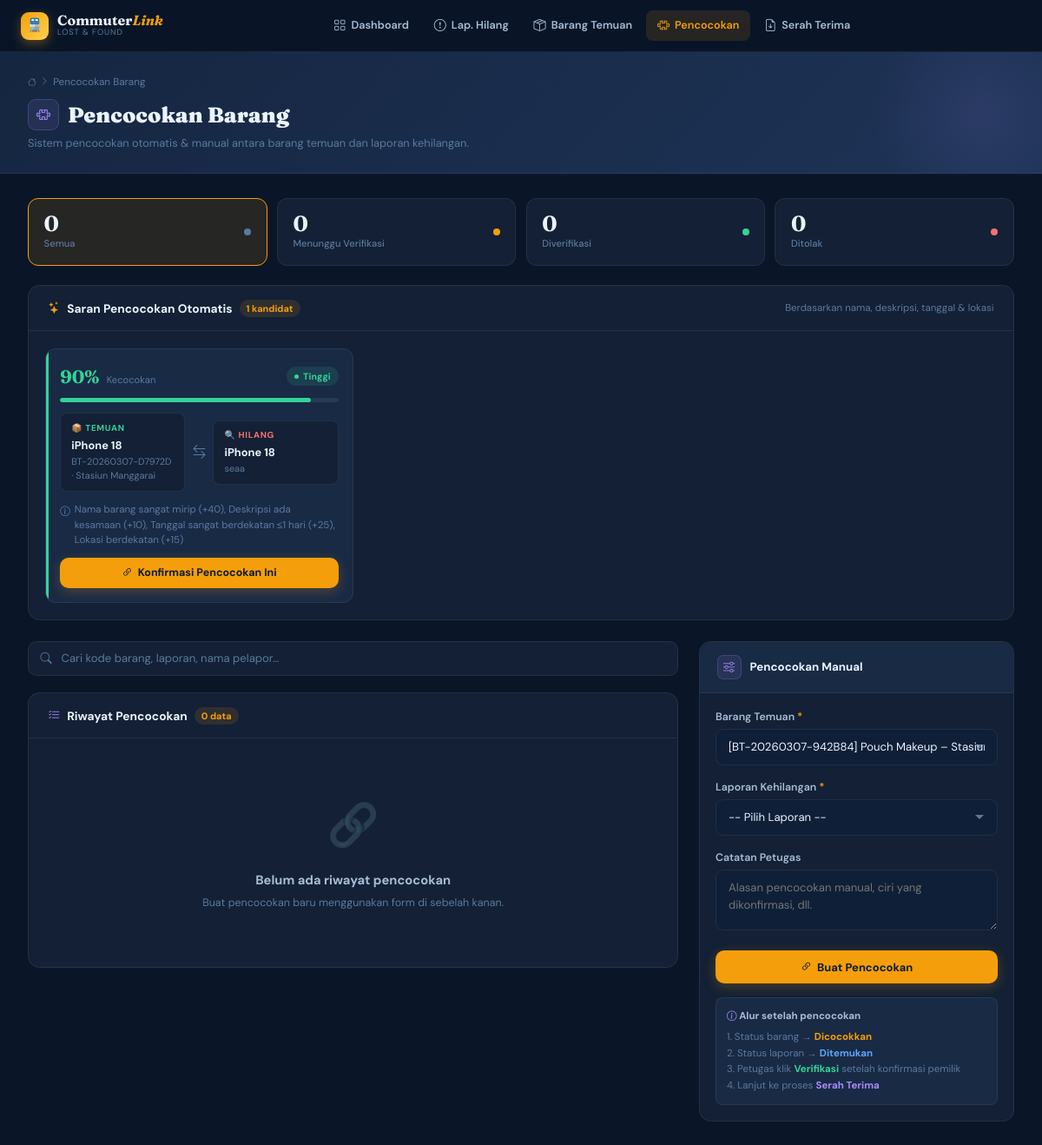
The app's page /pencocokan.php?barang_id=1 (signed in) with its own data.
### tables this page shows
CREATE TABLE `barang_temuan` (
  `id` bigint NOT NULL,
  `kode_barang` varchar(30) NOT NULL,
  `petugas_id` bigint NOT NULL,
  `nama_barang` varchar(150) NOT NULL,
  `kategori` varchar(50) DEFAULT NULL,
  `deskripsi` text,
  `warna` varchar(50) DEFAULT NULL,
  `merek` varchar(100) DEFAULT NULL,
  `lokasi_ditemukan` varchar(150) NOT NULL,
  `no_krl` varchar(50) DEFAULT NULL,
  `waktu_ditemukan` datetime NOT NULL,
  `foto_barang` varchar(255) DEFAULT NULL,
  `catatan` text,
  `status` enum('tersimpan','dicocokkan','diklaim','diserahkan') DEFAULT 'tersimpan',
  `created_at` datetime DEFAULT CURRENT_TIMESTAMP,
  `created_by` bigint DEFAULT NULL,
  `updated_at` datetime DEFAULT CURRENT_TIMESTAMP ON UPDATE CURRENT_TIMESTAMP,
  `updated_by` bigint DEFAULT NULL,
  `deleted_at` datetime DEFAULT NULL,
  `deleted_by` bigint DEFAULT NULL
);

CREATE TABLE `laporan_kehilangan` (
  `id` bigint NOT NULL,
  `no_laporan` varchar(30) NOT NULL,
  `user_id` bigint NOT NULL,
  `nama_barang` varchar(150) NOT NULL,
  `kategori` varchar(50) DEFAULT NULL,
  `deskripsi` text,
  `warna` varchar(50) DEFAULT NULL,
  `merek` varchar(100) DEFAULT NULL,
  `lokasi_hilang` varchar(150) NOT NULL,
  `no_krl` varchar(50) DEFAULT NULL,
  `waktu_hilang` datetime NOT NULL,
  `foto_barang` varchar(255) DEFAULT NULL,
  `catatan` text,
  `ditangani_oleh` bigint DEFAULT NULL,
  `id_pelapor_jenis` varchar(30) DEFAULT NULL,
  `id_pelapor_no` varchar(50) DEFAULT NULL,
  `status` enum('diproses','ditemukan','selesai','ditutup') DEFAULT 'diproses',
  `created_at` datetime DEFAULT CURRENT_TIMESTAMP,
  `created_by` bigint DEFAULT NULL,
  `updated_at` datetime DEFAULT CURRENT_TIMESTAMP ON UPDATE CURRENT_TIMESTAMP,
  `updated_by` bigint DEFAULT NULL,
  `deleted_at` datetime DEFAULT NULL,
  `deleted_by` bigint DEFAULT NULL
);

CREATE TABLE `users` (
  `id` bigint NOT NULL,
  `nama` varchar(100) NOT NULL,
  `email` varchar(100) NOT NULL,
  `no_telepon` varchar(20) DEFAULT NULL,
  `telp` varchar(20) DEFAULT NULL,
  `password` varchar(255) NOT NULL,
  `role` enum('pelapor','petugas') NOT NULL,
  `created_at` datetime DEFAULT CURRENT_TIMESTAMP,
  `created_by` bigint DEFAULT NULL,
  `updated_at` datetime DEFAULT CURRENT_TIMESTAMP ON UPDATE CURRENT_TIMESTAMP,
  `updated_by` bigint DEFAULT NULL,
  `deleted_at` datetime DEFAULT NULL,
  `deleted_by` bigint DEFAULT NULL,
  `bio` text,
  `stasiun` varchar(100) DEFAULT NULL,
  `avatar` varchar(255) DEFAULT NULL
);

### pencocokan.php (the view, shortened to what this page needs)
<?php
$pdo  = getDB();
function calcMatchScore(array $found, array $lost): array {
    $score    = 0;
    $criteria = [];
    $foundNama = strtolower(trim($found['nama_barang'] ?? ''));
    $lostNama  = strtolower(trim($lost['nama_barang'] ?? ''));
    if ($foundNama && $lostNama) {
        similar_text($foundNama, $lostNama, $pct);
        if ($pct >= 80)      { $score += 40; $criteria[] = 'Nama barang sangat mirip (+40)'; }
        elseif ($pct >= 60)  { $score += 25; $criteria[] = 'Nama barang cukup mirip (+25)'; }
        elseif ($pct >= 40)  { $score += 10; $criteria[] = 'Nama barang agak mirip (+10)'; }
        else {
            $fWords = explode(' ', $foundNama);
            $lWords = explode(' ', $lostNama);
            $common = count(array_intersect($fWords, $lWords));
            if ($common > 0) { $score += $common * 8; $criteria[] = "Kata kunci nama cocok ({$common} kata, +" . ($common*8) . ')'; }
        }
    }
    $foundDesk = strtolower(trim($found['deskripsi'] ?? ''));
    $lostDesk  = strtolower(trim($lost['deskripsi']  ?? ''));
    if ($foundDesk && $lostDesk) {
        $fWords = array_filter(explode(' ', $foundDesk), fn($w) => strlen($w) > 3);
        $lWords = array_filter(explode(' ', $lostDesk),  fn($w) => strlen($w) > 3);
        $common = count(array_intersect($fWords, $lWords));
        if ($common >= 3)     { $score += 20; $criteria[] = "Deskripsi banyak kesamaan (+20)"; }
        elseif ($common >= 1) { $score += 10; $criteria[] = "Deskripsi ada kesamaan (+10)"; }
    }
    if (!empty($found['waktu_ditemukan']) && !empty($lost['waktu_hilang'])) {
        $diff = abs(strtotime($found['waktu_ditemukan']) - strtotime($lost['waktu_hilang']));
        if ($diff <= 86400)       { $score += 25; $criteria[] = 'Tanggal sangat berdekatan ≤1 hari (+25)'; }
        elseif ($diff <= 86400*3) { $score += 15; $criteria[] = 'Tanggal berdekatan ≤3 hari (+15)'; }
    }
    $foundLoc = strtolower(trim($found['lokasi_ditemukan'] ?? ''));
    $lostLoc  = strtolower(trim($lost['lokasi_hilang']    ?? ''));
    if ($foundLoc && $lostLoc) {
        $fWords = array_filter(explode(' ', $foundLoc), fn($w) => strlen($w) > 3);
        $lWords = array_filter(explode(' ', $lostLoc),  fn($w) => strlen($w) > 3);
        if (count(array_intersect($fWords, $lWords)) > 0) {
            $score += 15; $criteria[] = 'Lokasi berdekatan (+15)';
        }
    }
    return ['score' => min($score, 100), 'criteria' => $criteria];
}
$filterStatus = trim($_GET['status'] ?? '');
$search       = trim($_GET['q']      ?? '');
$where  = "p.deleted_at IS NULL";
$params = [];
$matches = $pdo->prepare("
    SELECT
        p.*,
        bt.kode_barang, bt.nama_barang AS barang_nama,
        bt.deskripsi AS barang_deskripsi, bt.foto_barang,
        bt.lokasi_ditemukan, bt.waktu_ditemukan,
        lk.no_laporan, lk.nama_barang AS laporan_nama,
        lk.lokasi_hilang, lk.waktu_hilang, lk.deskripsi AS laporan_deskripsi,
        u_lap.nama AS nama_pelapor,
        u_pet.nama AS nama_petugas
    FROM pencocokan p
    JOIN barang_temuan bt       ON p.barang_id  = bt.id
    JOIN laporan_kehilangan lk  ON p.laporan_id = lk.id
    LEFT JOIN users u_lap ON lk.user_id    = u_lap.id
    LEFT JOIN users u_pet ON p.petugas_id  = u_pet.id
    WHERE $where
    ORDER BY p.created_at DESC
    LIMIT 100
");
$matches->execute($params);
$matchList = $matches->fetchAll(PDO::FETCH_ASSOC);
$counts = ['all' => 0, 'menunggu_verifikasi' => 0, 'diverifikasi' => 0, 'ditolak' => 0];
$barangList = $pdo->query("
    SELECT id, kode_barang, nama_barang, deskripsi, lokasi_ditemukan, waktu_ditemukan
    FROM barang_temuan
    WHERE deleted_at IS NULL AND status = 'tersimpan'
    ORDER BY created_at DESC LIMIT 100
")->fetchAll(PDO::FETCH_ASSOC);
$laporanList = $pdo->query("
    SELECT lk.id, lk.no_laporan, lk.nama_barang, lk.deskripsi,
           lk.waktu_hilang, lk.lokasi_hilang, u.nama AS nama_pelapor
    FROM laporan_kehilangan lk
    LEFT JOIN users u ON lk.user_id = u.id
    WHERE lk.deleted_at IS NULL AND lk.status = 'diproses'
    ORDER BY lk.created_at DESC LIMIT 100
")->fetchAll(PDO::FETCH_ASSOC);
$suggestions = [];
foreach ($laporanList as $laporan) {
    foreach ($barangList as $barang) {
        $result = calcMatchScore($barang, $laporan);
        if ($result['score'] >= 30) {
            $cek = $pdo->prepare("SELECT id FROM pencocokan WHERE laporan_id=? AND barang_id=? AND deleted_at IS NULL LIMIT 1");
            $cek->execute([$laporan['id'], $barang['id']]);
            if (!$cek->fetch()) {
                $suggestions[] = [
                    'barang'   => $barang,
                    'laporan'  => $laporan,
                    'score'    => $result['score'],
                    'criteria' => implode(', ', $result['criteria']),
                ];
            }
        }
    }
}
usort($suggestions, fn($a, $b) => $b['score'] - $a['score']);
$suggestions = array_slice($suggestions, 0, 9);
$preBarangId  = intval($_GET['barang_id']  ?? 0);
?>
<!DOCTYPE html>
<html lang="id">
<head>
  <link href="https://cdn.jsdelivr.net/npm/bootstrap@5.3.2/dist/css/bootstrap.min.css" rel="stylesheet">
  <link href="https://cdn.jsdelivr.net/npm/bootstrap-icons@1.11.3/font/bootstrap-icons.min.css" rel="stylesheet">
</head>
<body>
<nav class="cl-navbar">
  <a href="index_petugas.php" class="cl-brand">
    <div class="cl-brand-icon">🚆</div>
    <div>
      <div class="cl-brand-name">Commuter<em>Link</em></div>
      <div class="cl-brand-sub">Lost &amp; Found</div>
    </div>
  </a>
  <div class="cl-nav-links">
    <a href="index_petugas.php"              class="cl-nav-link"><i class="bi bi-grid"></i> Dashboard</a>
    <a href="laporan_kehilangan.php" class="cl-nav-link"><i class="bi bi-exclamation-circle"></i> Lap. Hilang</a>
    <a href="barang_temuan.php"      class="cl-nav-link"><i class="bi bi-box-seam"></i> Barang Temuan</a>
    <a href="pencocokan.php"         class="cl-nav-link active"><i class="bi bi-puzzle"></i> Pencocokan</a>
    <a href="serah_terima.php"       class="cl-nav-link"><i class="bi bi-file-earmark-arrow-down"></i> Serah Terima</a>
  </div>
</nav>
<div class="page-header">
  <div class="ph-inner">
    <div class="bc">
      <a href="index_petugas.php"><i class="bi bi-house"></i></a>
      <i class="bi bi-chevron-right"></i>
      <span>Pencocokan Barang</span>
    </div>
    <div class="ph-title">
      <div class="ph-icon"><i class="bi bi-puzzle"></i></div>
      Pencocokan Barang
    </div>
    <div class="ph-sub">Sistem pencocokan otomatis &amp; manual antara barang temuan dan laporan kehilangan.</div>
  </div>
</div>
<div class="main-wrap">
  <div class="stat-strip fade-up">
    <?php
    $strips = [
      ['key'=>'all',                 'lbl'=>'Semua',              'dot'=>'#5A7A9E','href'=>'pencocokan.php'],
      ['key'=>'menunggu_verifikasi', 'lbl'=>'Menunggu Verifikasi','dot'=>'#F59E0B','href'=>'pencocokan.php?status=menunggu_verifikasi'],
      ['key'=>'diverifikasi',        'lbl'=>'Diverifikasi',       'dot'=>'#34D399','href'=>'pencocokan.php?status=diverifikasi'],
      ['key'=>'ditolak',             'lbl'=>'Ditolak',            'dot'=>'#F87171','href'=>'pencocokan.php?status=ditolak'],
    ];
    foreach ($strips as $s):
      $isActive = ($s['key']==='all' && !$filterStatus) || ($s['key']===$filterStatus);
    ?>
    <a href="<?= $s['href'] ?>" class="ss-item <?= $isActive?'active':'' ?>">
      <div>
        <div class="ss-num"><?= $counts[$s['key']] ?></div>
        <div class="ss-lbl"><?= $s['lbl'] ?></div>
      </div>
      <div class="ss-dot" style="background:<?= $s['dot'] ?>;"></div>
    </a>
    <?php endforeach; ?>
  </div>
  <?php if (!empty($suggestions)): ?>
  <div class="cl-card fade-up d1 mb-4">
    <div class="cl-card-head">
      <div class="cl-card-title">
        <i class="bi bi-stars" style="color:var(--amber);"></i>
        Saran Pencocokan Otomatis
        <span class="count-pill"><?= count($suggestions) ?> kandidat</span>
      </div>
      <span style="font-size:.72rem;color:var(--text-3);">Berdasarkan nama, deskripsi, tanggal &amp; lokasi</span>
    </div>
    <div class="suggest-grid">
      <?php foreach ($suggestions as $s):
        $scoreClass = $s['score'] >= 70 ? 'high' : ($s['score'] >= 50 ? 'medium' : 'low');
      ?>
      <div class="suggest-card <?= $scoreClass ?>">
        <div class="score-header">
          <div>
            <span class="score-num <?= $scoreClass ?>"><?= $s['score'] ?>%</span>
            <span style="font-size:.7rem;color:var(--text-3);margin-left:4px;">Kecocokan</span>
          </div>
          <span class="st-badge <?= $scoreClass==='high'?'st-verified':($scoreClass==='medium'?'st-wait':'st-rejected') ?>">
            <?= $scoreClass==='high'?'Tinggi':($scoreClass==='medium'?'Sedang':'Rendah') ?>
          </span>
        </div>
        <div class="score-bar">
          <div class="score-bar-fill <?= $scoreClass ?>" style="width:<?= $s['score'] ?>%"></div>
        </div>
        <div class="match-pair">
          <div class="pair-box">
            <div class="pair-label" style="color:var(--success);">📦 Temuan</div>
            <div class="pair-name"><?= htmlspecialchars($s['barang']['nama_barang']) ?></div>
            <div class="pair-sub"><?= htmlspecialchars($s['barang']['kode_barang']) ?> · <?= htmlspecialchars($s['barang']['lokasi_ditemukan']) ?></div>
          </div>
          <div class="pair-arrow"><i class="bi bi-arrow-left-right"></i></div>
          <div class="pair-box">
            <div class="pair-label" style="color:var(--danger);">🔍 Hilang</div>
            <div class="pair-name"><?= htmlspecialchars($s['laporan']['nama_barang']) ?></div>
            <div class="pair-sub"><?= htmlspecialchars($s['laporan']['nama_pelapor'] ?? '—') ?></div>
          </div>
        </div>
        <div class="criteria-text">
          <i class="bi bi-info-circle"></i>
          <?= htmlspecialchars($s['criteria'] ?: 'Tidak ada kriteria spesifik') ?>
        </div>
        <form method="POST">
          <button type="submit" class="btn-cl btn-amber w-100" style="justify-content:center;font-size:.78rem;padding:.5rem;">
            <i class="bi bi-link-45deg"></i> Konfirmasi Pencocokan Ini
          </button>
        </form>
      </div>
      <?php endforeach; ?>
    </div>
  </div>
  <?php endif; ?>
  <div class="row g-4">
    <div class="col-lg-8">
      <div class="cl-toolbar fade-up d1">
        <form method="GET" class="cl-search">
          <input type="text" name="q" placeholder="Cari kode barang, laporan, nama pelapor…" value="<?= htmlspecialchars($search) ?>">
        </form>
      </div>
      <div class="cl-card fade-up d2">
        <div class="cl-card-head">
          <div class="cl-card-title">
            <i class="bi bi-list-check"></i>
            Riwayat Pencocokan
            <span class="count-pill"><?= count($matchList) ?> data</span>
          </div>
        </div>
        <?php if (empty($matchList)): ?>
        <div class="empty-state">
          <span class="empty-icon">🔗</span>
          <div class="empty-title">Belum ada riwayat pencocokan</div>
          <div class="empty-sub"><?= $search || $filterStatus ? 'Tidak ada hasil untuk filter ini.' : 'Buat pencocokan baru menggunakan form di sebelah kanan.' ?></div>
        </div>
        <?php endif; ?>
      </div>
    </div>
    <div class="col-lg-4">
      <div class="form-card fade-up d1">
        <div class="form-card-head">
          <div class="fch-icon"><i class="bi bi-sliders"></i></div>
          <div class="fch-title">Pencocokan Manual</div>
        </div>
        <div class="form-body">
          <form method="POST" id="manualForm" autocomplete="off">
            <div class="mb-3">
              <label class="cl-label">Barang Temuan <span class="req">*</span></label>
              <select name="barang_id" class="cl-select" id="barangSel" required onchange="calcScore()">
                <?php foreach ($barangList as $b): ?>
                <option value="<?= $b['id'] ?>"
                  <?= $preBarangId === $b['id'] ? 'selected' : '' ?>
                  data-nama="<?= htmlspecialchars(strtolower($b['nama_barang'])) ?>"
                  data-desk="<?= htmlspecialchars(strtolower($b['deskripsi'] ?? '')) ?>"
                  data-waktu="<?= $b['waktu_ditemukan'] ?>"
                  data-lokasi="<?= htmlspecialchars(strtolower($b['lokasi_ditemukan'] ?? '')) ?>">
                  [<?= htmlspecialchars($b['kode_barang']) ?>] <?= htmlspecialchars($b['nama_barang']) ?>
                </option>
                <?php endforeach; ?>
              </select>
            </div>
            <div class="mb-3">
              <label class="cl-label">Laporan Kehilangan <span class="req">*</span></label>
              <select name="laporan_id" class="cl-select" id="laporanSel" required onchange="calcScore()">
                <option value="">-- Pilih Laporan --</option>
              </select>
            </div>
            <div class="mb-3">
              <label class="cl-label">Catatan Petugas</label>
              <textarea name="catatan" class="cl-textarea" placeholder="Alasan pencocokan manual, ciri yang dikonfirmasi, dll."></textarea>
            </div>
            <button type="submit" class="btn-cl btn-amber w-100" style="justify-content:center;">
              <i class="bi bi-link-45deg"></i> Buat Pencocokan
            </button>
          </form>
          <div style="margin-top:1rem;padding:.75rem;background:var(--card-2);border:1px solid var(--border);border-radius:8px;font-size:.72rem;color:var(--text-3);line-height:1.6;">
            <div style="font-weight:700;color:var(--text-2);margin-bottom:.35rem;"><i class="bi bi-info-circle" style="color:var(--purple);"></i> Alur setelah pencocokan</div>
            <div>1. Status barang → <strong style="color:var(--amber);">Dicocokkan</strong></div>
            <div>2. Status laporan → <strong style="color:var(--blue-lt);">Ditemukan</strong></div>
            <div>3. Petugas klik <strong style="color:var(--success);">Verifikasi</strong> setelah konfirmasi pemilik</div>
            <div>4. Lanjut ke proses <strong style="color:var(--purple);">Serah Terima</strong></div>
          </div>
        </div>
      </div>
    </div>
  </div>
</div>
</body>
</html>

### records on screen
barang_temuan: nama_barang "iPhone 18", kode_barang "BT-20260307-D7972D", lokasi_ditemukan "Stasiun Manggarai"
laporan_kehilangan: nama_barang "iPhone 18", created_by.nama "seaa"

### other values on screen
$counts[$s['key']] "0"
$s['lbl'] "Semua"
$s['lbl'] "Menunggu Verifikasi"
$s['lbl'] "Diverifikasi"
$s['lbl'] "Ditolak"
count($suggestions) "1"
$s['score'] "90"
$s['criteria'] ?: 'Tidak ada kriteria spesifik' "Nama barang sangat mirip (+40), Deskripsi ada kesamaan (+10), Tanggal sangat berdekatan ≤1 hari (+25), Lokasi berdekatan (+15)"
count($matchList) "0"
